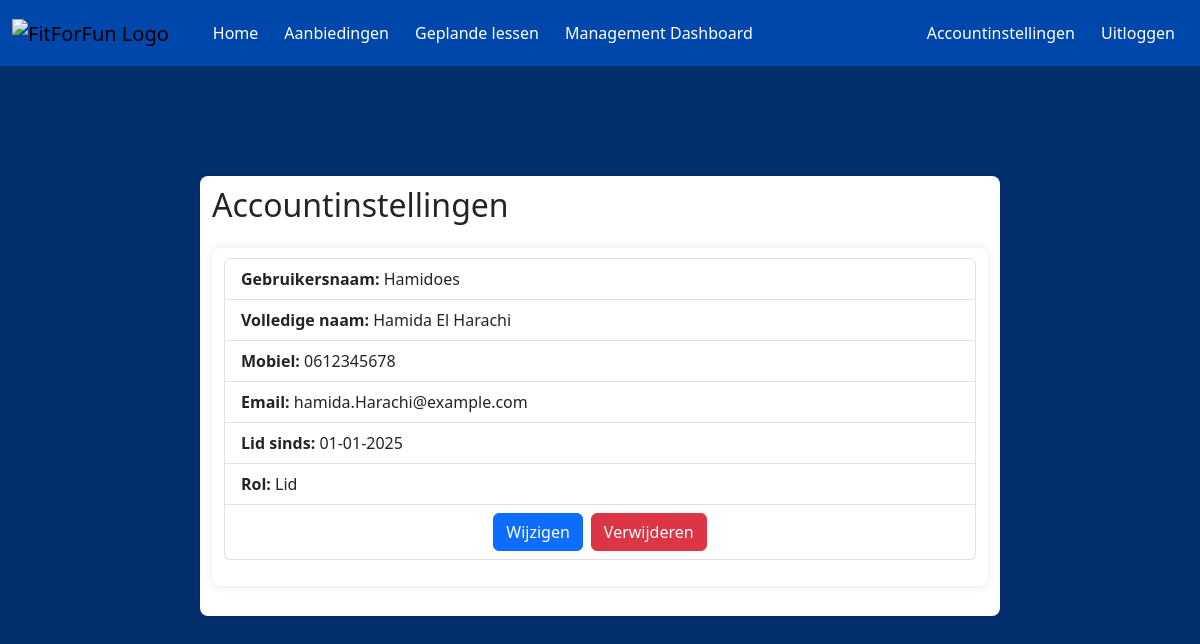
The app's page /Accountgegevens/index.php (signed in), older data.
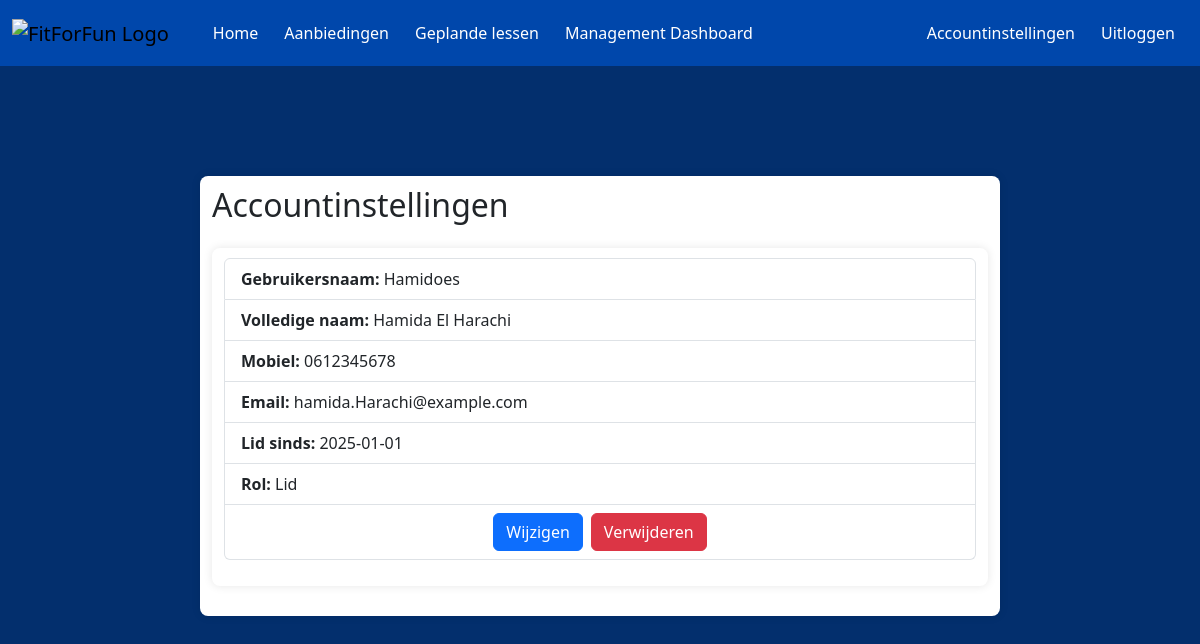
The same page, newer data.
### tables this page shows
CREATE TABLE LedenOverzicht
(
    user_id               INT(5)          UNSIGNED               NOT NULL   AUTO_INCREMENT,
    Nummer           MEDIUMINT                              NOT NULL,
    username         VARCHAR(50)                            NOT NULL,
    Voornaam         VARCHAR(150)                           NOT NULL,
    Tussenvoegsel    VARCHAR(50)                            NULL,
    Achternaam       VARCHAR(150)                           NOT NULL,
    Mobiel           VARCHAR(180)                           NOT NULL,
    Email            VARCHAR(255)                           NOT NULL,
    Lid_Sinds        DATE                                   NULL,
    rol              ENUM('Administrator','Medewerker','Lid','GastGebruiker') NULL,
    password         VARCHAR(255)                           NOT NULL,
    IsActief         BIT                                    NOT NULL    DEFAULT 1,
    Opmerking        VARCHAR(255)                           NULL        DEFAULT NULL,
    DatumAangemaakt  DATETIME(6)                            NOT NULL,
    DatumGewijzigd   DATETIME(6)                            NOT NULL,
    CONSTRAINT       PK_LedenOverzicht_user_id              PRIMARY KEY CLUSTERED(user_id)
);

### Accountgegevens/index.php (the view, shortened to what this page needs)
<?php
require_once 'login.php';
try {
  $pdo = new PDO('mysql:host=localhost;dbname=Fitforfun', 'root', '');
  $pdo->setAttribute(PDO::ATTR_ERRMODE, PDO::ERRMODE_EXCEPTION);
} catch (PDOException $e) {
  die("Database connection failed: " . $e->getMessage());
}
?>
<!doctype html>
<html lang="en">
  <head>
    <link rel="stylesheet" href="style.css">
    <link href="https://cdn.jsdelivr.net/npm/bootstrap@5.3.5/dist/css/bootstrap.min.css" rel="stylesheet">
  </head>
  <body>
  <?php
  echo str_repeat("<br>", 2);
  ?>
  <nav class="navbar navbar-expand-lg fixed-top">
  <div class="container-fluid">
    <a href="#" class="navbar-brand">
      <img class="logo"
        src="https://www.burda-forward.de/files/images/03_Media/Brands/FitForFun/BF_Media_Brands_FitForFun_logo.png"
        alt="FitForFun Logo">
    </a>
    <div class="collapse navbar-collapse" id="navbarNav">
      <ul class="navbar-nav me-auto">
        <li class="nav-item">
          <a class="nav-link" href="../Homepagina/index.php">Home</a>
        </li>
        <li class="nav-item">
          <a class="nav-link" href="../AanbiedingenPagina/aanbiedingen.php">Aanbiedingen</a>
        </li>
        <li class="nav-item">
          <a class="nav-link" href="../LesOverzicht/public/lessen.php">Geplande lessen</a>
        </li>
        <li class="nav-item">
          <a class="nav-link" href="../AccountsOverzicht/login.php">Management Dashboard</a>
        </li>
      </ul>
      <?php
      if (isset($_SESSION['loggedin']) && $_SESSION['loggedin'] === true) {
        echo '<ul class="navbar-nav">
        <li class="nav-item">
        <a class="nav-link" href="../Accountgegevens/index.php">Accountinstellingen</a>
        </li>
        <li class="nav-item">
        <a class="nav-link" href="../AccountsOverzicht/logout.php">Uitloggen</a>
        </li>
        </ul>';
      }
      ?>
    </div>
  </div>
</nav>
    <div class="container col-8 mt-5">
        <h2 class="mb-3">Accountinstellingen</h2>
    <div class="container mt-4">
        <div id="accounts-list">
            <?php
            if (isset($_SESSION['username'])) {
                $stmt = $pdo->prepare("SELECT * FROM LedenOverzicht WHERE username = :username");
                $stmt->bindParam(':username', $_SESSION['username'], PDO::PARAM_STR);
                $stmt->execute();
                $result = $stmt->fetchAll(PDO::FETCH_ASSOC);
                foreach ($result as $row) {
                    echo "<ul class='list-group mb-3'>";
                    echo "<li class='list-group-item'><strong>Gebruikersnaam:</strong> " . htmlspecialchars($row['username']) . "</li>";
                    echo "<li class='list-group-item'><strong>Volledige naam:</strong> " . htmlspecialchars($row['Voornaam'])
                    . " " .
                     (!empty($row['Tussenvoegsel']) ? htmlspecialchars($row['Tussenvoegsel'])
                     . " " : "") .
                     htmlspecialchars($row['Achternaam']) . "</li>";
                    echo "<li class='list-group-item'><strong>Mobiel:</strong> " . htmlspecialchars($row['Mobiel']) . "</li>";
                    echo "<li class='list-group-item'><strong>Email:</strong> " . htmlspecialchars($row['Email']) . "</li>";
                    echo "<li class='list-group-item'><strong>Lid sinds:</strong> " . htmlspecialchars($row['Lid_Sinds']) . "</li>";
                    echo "<li class='list-group-item'><strong>Rol:</strong> " . htmlspecialchars($row['rol']) . "</li>";
                    echo "<li class='list-group-item text-center'>";
                    echo "<a href='edit.php?Nummer=" . htmlspecialchars($row['Nummer']) . "' class='btn btn-primary me-2'>Wijzigen</a>";
                    echo "<a href='delete.php?Nummer=" . htmlspecialchars($row['Nummer']) . "' class='btn btn-danger'>Verwijderen</a>";
                    echo "</li>";
                    echo "</ul>";
                }
            }
            ?>
        </div>
    </div>
</body>
</html>

### Accountgegevens/login.php (shortened to what this page needs)
<!DOCTYPE html>
<html lang="nl">
<head>
    <link href="https://cdn.jsdelivr.net/npm/bootstrap@5.3.0/dist/css/bootstrap.min.css" rel="stylesheet">
    <link rel="stylesheet" href="style.css">
</head>
<body>
<nav class="navbar navbar-expand-lg fixed-top">
    <div class="container-fluid">
      <div class="collapse navbar-collapse" id="navbarNav">
        <ul class="navbar-nav me-auto">
          <li class="nav-item">
            <a class="nav-link" href="../Homepagina/index.php">Home</a>
          </li>
          <li class="nav-item">
            <a class="nav-link" href="../AanbiedingenPagina/aanbiedingen.php">Aanbiedingen</a>
          </li>
          <li class="nav-item">
            <a class="nav-link" href="../LesOverzicht/public/lessen.php">Geplande lessen</a>
          </li>
          <li class="nav-item">
            <a class="nav-link" href="../AccountsOverzicht/login.php">Management Dashboard</a>
          </li>
            </ul>
            <?php
            if (isset($_SESSION['loggedin']) && $_SESSION['loggedin'] === true) {
              echo '<ul class="navbar-nav">
                  <li class="nav-item">
                    <a class="nav-link" href="../Accountgegevens/index.php">Accountinstellingen</a>
                  </li>
                  <li class="nav-item">
                    <a class="nav-link" href="../AccountsOverzicht/logout.php">Uitloggen</a>
                  </li>
                  </ul>';
            }
            ?>
          </div>
        </div>
      </nav>
</body>
</html>

### Accountgegevens/style.css (style rules this page uses)
body { font-family: Arial, sans-serif; background-color: #060690; background-size: cover; background-position: center; background-color: #032f6d !important; padding-top: 80px; }
.container { width: 500px; margin: 20px auto; padding: 10px; background-color: white; border-radius: 8px; box-shadow: 0 0 10px rgba(0, 0, 0, 0.1); height: auto; }
.navbar { background-color: #0047AB; }
.logo { width: 38px; height: 38px; margin-right: 15px; }
.nav-link { color: white !important; margin: 5px; }

Row changes from the older to the newer data that the page shows:
changed ledenoverzicht "Hamidoes": Lid_Sinds "01-01-2025" → "2025-01-01"
